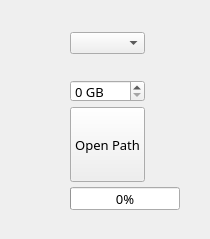
<?xml version="1.0" encoding="UTF-8"?>
<ui version="4.0">
 <class>Form</class>
 <widget class="QWidget" name="Form">
  <property name="windowModality">
   <enum>Qt::WindowModal</enum>
  </property>
  <property name="geometry">
   <rect>
    <x>0</x>
    <y>0</y>
    <width>210</width>
    <height>239</height>
   </rect>
  </property>
  <property name="font">
   <font>
    <family>KoPubWorld돋움체 Medium</family>
    <pointsize>10</pointsize>
    <weight>7</weight>
    <italic>false</italic>
    <bold>false</bold>
   </font>
  </property>
  <property name="cursor">
   <cursorShape>ArrowCursor</cursorShape>
  </property>
  <property name="windowTitle">
   <string>AFD</string>
  </property>
  <property name="windowIcon">
   <iconset>
    <normaloff>resource/afd.png</normaloff>resource/afd.png</iconset>
  </property>
  <property name="styleSheet">
   <string notr="true">font: 57 10pt &quot;KoPubWorld돋움체 Medium&quot;;</string>
  </property>
  <widget class="QPushButton" name="pushButton">
   <property name="geometry">
    <rect>
     <x>70</x>
     <y>107</y>
     <width>75</width>
     <height>75</height>
    </rect>
   </property>
   <property name="styleSheet">
    <string notr="true"/>
   </property>
   <property name="text">
    <string>Open Path</string>
   </property>
  </widget>
  <widget class="QProgressBar" name="progressBar">
   <property name="geometry">
    <rect>
     <x>70</x>
     <y>187</y>
     <width>110</width>
     <height>23</height>
    </rect>
   </property>
   <property name="value">
    <number>0</number>
   </property>
  </widget>
  <widget class="QSpinBox" name="spinBox">
   <property name="geometry">
    <rect>
     <x>70</x>
     <y>80</y>
     <width>75</width>
     <height>22</height>
    </rect>
   </property>
   <property name="suffix">
    <string> GB</string>
   </property>
   <property name="prefix">
    <string/>
   </property>
   <property name="maximum">
    <number>99999</number>
   </property>
  </widget>
  <widget class="QLabel" name="label">
   <property name="geometry">
    <rect>
     <x>70</x>
     <y>57</y>
     <width>75</width>
     <height>22</height>
    </rect>
   </property>
   <property name="text">
    <string/>
   </property>
  </widget>
  <widget class="QComboBox" name="comboBox">
   <property name="geometry">
    <rect>
     <x>70</x>
     <y>32</y>
     <width>75</width>
     <height>22</height>
    </rect>
   </property>
   <property name="styleSheet">
    <string notr="true"/>
   </property>
   <property name="currentText">
    <string/>
   </property>
  </widget>
  <widget class="QLabel" name="complete_lbl">
   <property name="geometry">
    <rect>
     <x>14</x>
     <y>210</y>
     <width>181</width>
     <height>22</height>
    </rect>
   </property>
   <property name="text">
    <string/>
   </property>
   <property name="alignment">
    <set>Qt::AlignCenter</set>
   </property>
  </widget>
 </widget>
 <resources/>
 <connections/>
</ui>
